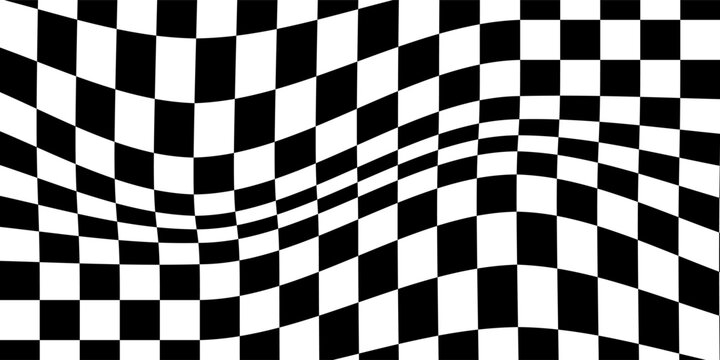
//> input picture W4_cornertowhite/checkerboard.jpg, 720 x 360 px
$ ./W4_Corner   (built with g++ and OpenCV 4)
//> lines starting //> are read from the running program, lines starting //| are printed output that depends on the picture
//> further down, input is the input picture: 360 rows x 720 cols, CV_8UC3; min 0, max 255, mean 127.7
#include <opencv2/opencv.hpp>
#include <iostream>
using namespace cv;
using namespace std;

int x, y, xx, yy;
int width, height, idx, mask_index;
double conv_x, conv_y;
double gx, gy;
double sum_Ix2, sum_Iy2, sum_IxIy;
double det_M, trace_M, response;
double max_R, min_R;
double corner_threshold, edge_threshold;
double* Ix;
double* Iy;
double* R;
Vec3b color;

int mask_x[9] = {
    -1,0,1,
    -1,0,1,
    -1,0,1
};

int mask_y[9] = {
    -1,-1,-1,
     0, 0, 0,
     1, 1, 1
};

void HarrisStep23(Mat input, Mat& result)
{
    width = input.cols;
//> width = 720
    height = input.rows;
//> height = 360

    Ix = new double[width * height]();
    Iy = new double[width * height]();
    R = new double[width * height]();

    // 기본값을 flat 영역인 회색으로 설정
    result = Mat(height, width, CV_8UC3, Scalar(128, 128, 128));

    // Step 2: 모든 픽셀의 Ix,Iy 계산
    for (y = 1;y < height - 1;y++) {
        for (x = 1;x < width - 1;x++) {
            conv_x = 0.0;
            conv_y = 0.0;
            mask_index = 0;

            for (yy = -1;yy <= 1;yy++) {
                for (xx = -1;xx <= 1;xx++) {
                    color = input.at<Vec3b>(y + yy, x + xx);

                    // 체커보드는 B=G=R이므로 B 채널 사용
                    conv_x += color[0] * mask_x[mask_index];
                    conv_y += color[0] * mask_y[mask_index];

                    mask_index++;
                }
            }

            idx = y * width + x;
            Ix[idx] = conv_x;
            Iy[idx] = conv_y;
        }
    }
//> this loop made 358 passes
//> (conv_y, color, idx) on passes 1 to 3: (-33, [0, 0, 0], 1438), (-6, [0, 0, 0], 2158), (0, [0, 0, 0], 2878)
//> after the loop, conv_x = -266; conv_y = 6; mask_index = 9; color = [164, 164, 164]; idx = 258478

    max_R = 0.0;
    min_R = 0.0;

    // Step 3: Ix,Iy로 Harris R 계산
    for (y = 2;y < height - 2;y++) {
        for (x = 2;x < width - 2;x++) {
            sum_Ix2 = 0.0;
            sum_Iy2 = 0.0;
            sum_IxIy = 0.0;

            // 현재 픽셀 주변 3x3 영역
            for (yy = -1;yy <= 1;yy++) {
                for (xx = -1;xx <= 1;xx++) {
                    idx = (y + yy) * width + (x + xx);

                    gx = Ix[idx];
                    gy = Iy[idx];

                    sum_Ix2 += gx * gx;
                    sum_Iy2 += gy * gy;
                    sum_IxIy += gx * gy;
                }
            }

            det_M = sum_Ix2 * sum_Iy2 - sum_IxIy * sum_IxIy;
            trace_M = sum_Ix2 + sum_Iy2;
            response = det_M - 0.04 * trace_M * trace_M;

            idx = y * width + x;
            R[idx] = response;

            if (response > max_R)
                max_R = response;

            if (response < min_R)
                min_R = response;
        }
    }
//> this loop made 356 passes
//> (sum_Iy2, idx, gy) on passes 1 to 3: (3375, 2157, 0), (108, 2877, 0), (27, 3597, 3)
//> after the loop, sum_Ix2 = 225631; sum_Iy2 = 69; sum_IxIy = -2970; idx = 257757; gx = -266; gy = 6; max_R = 1.34e+12; min_R = -3.27e+11

    // 양수 방향 최대값의 5% 이상이면 corner
    corner_threshold = max_R * 0.05;
//> corner_threshold = 6.72e+10

    // 음수 방향 최솟값의 5% 이하이면 edge
    edge_threshold = min_R * 0.05;
//> edge_threshold = -1.63e+10

    // R값에 따라 corner,flat,edge 구분
    for (y = 0;y < height;y++) {
        for (x = 0;x < width;x++) {
            idx = y * width + x;
            response = R[idx];

            if (response >= corner_threshold) {
                // Corner: 흰색
                result.at<Vec3b>(y, x) = Vec3b(255, 255, 255);
            }
            else if (response <= edge_threshold) {
                // Edge: 검은색
                result.at<Vec3b>(y, x) = Vec3b(0, 0, 0);
            }
            else {
                // Flat: 회색
                result.at<Vec3b>(y, x) = Vec3b(128, 128, 128);
            }
        }
    }
//> this loop made 360 passes
//> idx on passes 1 to 3: 719, 1439, 2159
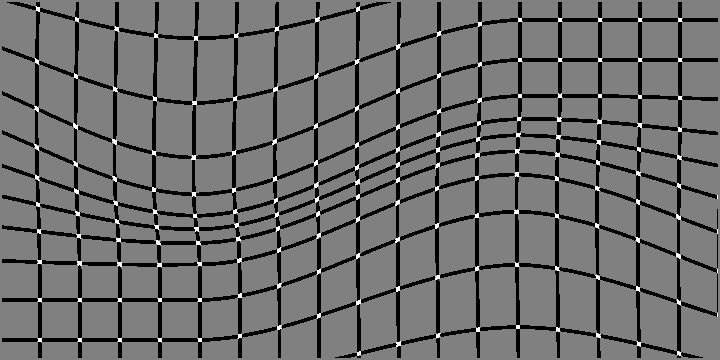
//> result: 360 rows x 720 cols, CV_8UC3; min 0, max 255, mean 107.6

    delete[] Ix;
    delete[] Iy;
    delete[] R;
}

int main()
{
    Mat input = imread("checkerboard.jpg", IMREAD_COLOR);

    if (input.empty()) {
        cout << "Image open error!" << endl;
        return -1;
    }

    Mat result;
    HarrisStep23(input, result);

    imshow("Input", input);
    imshow("Harris Classification", result);

    imwrite("Harris_classification.jpg", result);

    waitKey(0);
    return 0;
}
